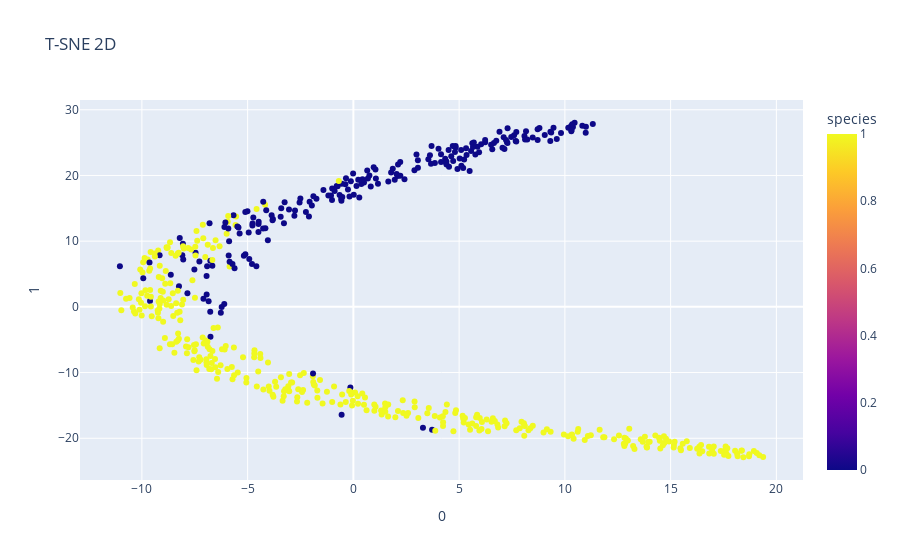
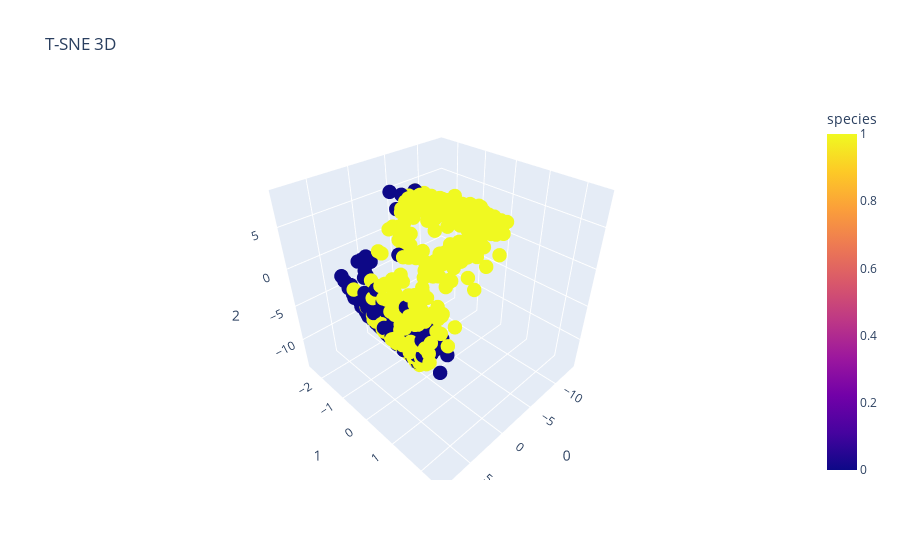

Notebook cell for these charts, in order:
### Code cell
proj2D = TSNE(n_components=2, learning_rate='auto',init='random', perplexity=50).fit_transform(X)
proj3D = TSNE(n_components=3, learning_rate='auto',init='random', perplexity=50).fit_transform(X)
fig_2d = px.scatter(
    proj2D, x=0, y=1,
    color=Y, labels={'color': 'species'},
    title = "T-SNE 2D"
)
fig_3d = px.scatter_3d(
    proj3D, x=0, y=1, z=2,
    color=Y, labels={'color': 'species'},
    title = "T-SNE 3D"
)
fig_3d.update_traces(marker_size=5)

fig_2d.show()
fig_3d.show()

### Figure 1 — Plotly figure (JSON) as saved in the notebook; plotly's stock layout.template omitted (floating-point values rounded to 4 significant figures; data arrays with more than 128 entries replaced by an {"elided": "..."} marker saying what was removed)
{"data": [{"hovertemplate": "0=%{x}<br>1=%{y}<br>species=%{marker.color}<extra></extra>", "legendgroup": "", "marker": {"color": {"elided": "569 int values"}, "coloraxis": "coloraxis", "symbol": "circle"}, "mode": "markers", "name": "", "orientation": "v", "showlegend": false, "type": "scatter", "x": {"elided": "569 float values"}, "xaxis": "x", "y": {"elided": "569 float values"}, "yaxis": "y"}], "layout": {"coloraxis": {"colorbar": {"title": {"text": "species"}}, "colorscale": [[0, "#0d0887"], [0.1111, "#46039f"], [0.2222, "#7201a8"], [0.3333, "#9c179e"], [0.4444, "#bd3786"], [0.5556, "#d8576b"], [0.6667, "#ed7953"], [0.7778, "#fb9f3a"], [0.8889, "#fdca26"], [1, "#f0f921"]]}, "legend": {"tracegroupgap": 0}, "title": {"text": "T-SNE 2D"}, "xaxis": {"anchor": "y", "domain": [0, 1], "title": {"text": "0"}}, "yaxis": {"anchor": "x", "domain": [0, 1], "title": {"text": "1"}}}}

### Figure 2 — Plotly figure (JSON) as saved in the notebook; plotly's stock layout.template omitted (floating-point values rounded to 4 significant figures; data arrays with more than 128 entries replaced by an {"elided": "..."} marker saying what was removed)
{"data": [{"hovertemplate": "0=%{x}<br>1=%{y}<br>2=%{z}<br>species=%{marker.color}<extra></extra>", "legendgroup": "", "marker": {"color": {"elided": "569 int values"}, "coloraxis": "coloraxis", "size": 5, "symbol": "circle"}, "mode": "markers", "name": "", "scene": "scene", "showlegend": false, "type": "scatter3d", "x": {"elided": "569 float values"}, "y": {"elided": "569 float values"}, "z": {"elided": "569 float values"}}], "layout": {"coloraxis": {"colorbar": {"title": {"text": "species"}}, "colorscale": [[0, "#0d0887"], [0.1111, "#46039f"], [0.2222, "#7201a8"], [0.3333, "#9c179e"], [0.4444, "#bd3786"], [0.5556, "#d8576b"], [0.6667, "#ed7953"], [0.7778, "#fb9f3a"], [0.8889, "#fdca26"], [1, "#f0f921"]]}, "legend": {"tracegroupgap": 0}, "scene": {"domain": {"x": [0, 1], "y": [0, 1]}, "xaxis": {"title": {"text": "0"}}, "yaxis": {"title": {"text": "1"}}, "zaxis": {"title": {"text": "2"}}}, "title": {"text": "T-SNE 3D"}}}
